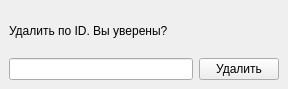
<?xml version="1.0" encoding="UTF-8"?>
<ui version="4.0">
 <class>MainWindow</class>
 <widget class="QMainWindow" name="MainWindow">
  <property name="geometry">
   <rect>
    <x>0</x>
    <y>0</y>
    <width>288</width>
    <height>89</height>
   </rect>
  </property>
  <property name="windowTitle">
   <string>Delete</string>
  </property>
  <widget class="QWidget" name="centralwidget">
   <layout class="QGridLayout" name="gridLayout">
    <item row="0" column="0">
     <widget class="QLabel" name="label">
      <property name="text">
       <string>Удалить по ID. Вы уверены?</string>
      </property>
     </widget>
    </item>
    <item row="1" column="0">
     <widget class="QLineEdit" name="lineEdit"/>
    </item>
    <item row="1" column="1">
     <widget class="QPushButton" name="pushButton">
      <property name="text">
       <string>Удалить</string>
      </property>
     </widget>
    </item>
   </layout>
  </widget>
 </widget>
 <resources/>
 <connections/>
</ui>
